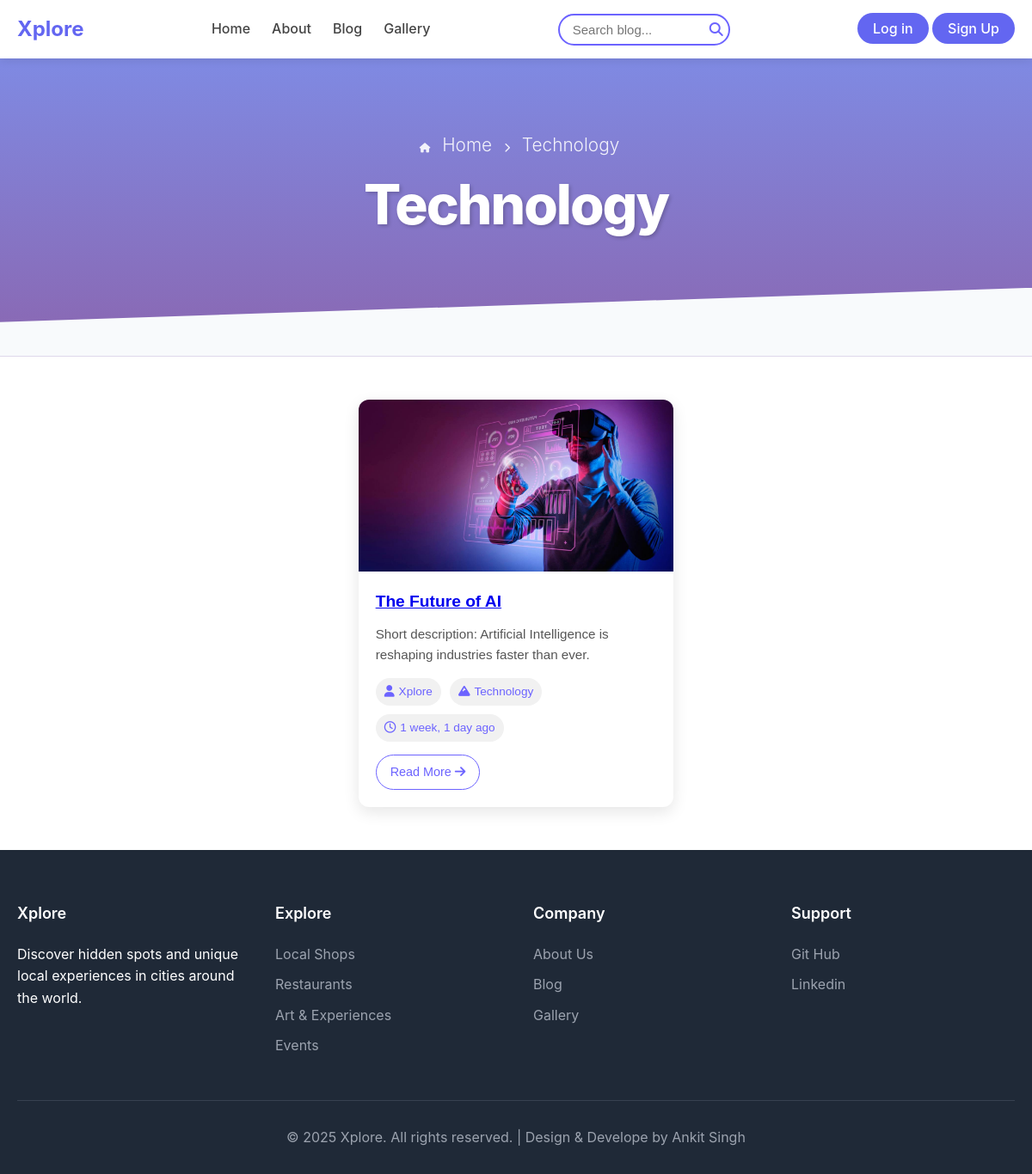
The page /blog/21/ on the database its author committed.
### website/models.py (models this page shows, shortened)
class Header(models.Model):
    logo_text = models.CharField(max_length=100, default="Xplore")
    url = models.URLField(max_length=200)
    show_login = models.BooleanField(default=True)
    show_signup = models.BooleanField(default=True)

class NavLink(models.Model):
    name = models.CharField(max_length=100)
    url = models.URLField(max_length=200)

class FooterBrand(models.Model):
    brand_name = models.CharField(max_length=100, default="Xplore")
    description = models.TextField(
        blank=True, null=True
    )  # Example: "Discover hidden spots ..."
    year = models.IntegerField(default=2025)
    tagline = models.CharField(
        max_length=255, blank=True, null=True
    )  # Example: "Made with  for local discovery"

class FooterSection(models.Model):
    title = models.CharField(max_length=100)  # Example: "Explore", "Company"

class FooterLink(models.Model):
    section = models.ForeignKey(
        FooterSection, on_delete=models.CASCADE, related_name="links"
    )
    name = models.CharField(max_length=100)  # Example: "Local Shops", "About Us"
    url = models.URLField(max_length=300)

### blog/models.py (models this page shows, shortened)
class Category(models.Model):
    category_name = models.CharField(max_length=50, unique=True)
    create_at = models.DateTimeField(auto_now_add=True)
    update_at = models.DateTimeField(auto_now_add=True)
    class Meta:
        verbose_name_plural = "Categories"
    def __str__(self):
        return self.category_name

class Blog(models.Model):
    title = models.CharField(max_length=100, unique=True)
    slug = models.SlugField(unique=True, blank=True)
    category = models.ForeignKey(Category, on_delete=models.CASCADE)
    author = models.ForeignKey(User, on_delete=models.CASCADE)
    blog_image = models.ImageField(upload_to="upload/%y/%m/%d")
    short_description = models.TextField(max_length=200)
    blog_body = models.TextField(max_length=300000)
    status = models.CharField(choices=STATUS_CHOICE, default="draft")
    is_featured = models.BooleanField(default=False)
    create_at = models.DateTimeField(auto_now_add=True)
    update_at = models.DateTimeField(auto_now_add=True)
    class Meta:
        verbose_name_plural = "Blogs"

### blog/views.py (the view)
# urls.py: path("<int:category_id>/", views.posts_by_category, name="posts_by_category"),
def posts_by_category(request, category_id):
    posts = Blog.objects.filter(status="published", category=category_id)
    category = get_object_or_404(Category, pk=category_id)
    context = {"posts": posts, "category": category}
    return render(request, "posts_by_category.html", context)

### blog/context_processors.py (called while the page is built)
def get_categories(request):
    categories = Category.objects.all()
    return dict(categories=categories)

### website/context_processors.py (called while the page is built)
def common_data(request):
    return {
        "header_key": Header.objects.first(),
        "nav_key": NavLink.objects.all(),
        "brand": FooterBrand.objects.first(),
        "sections": FooterSection.objects.prefetch_related("links").all(),
    }

### blog/templates/posts_by_category.html (shortened to what this page needs)
{% extends "base.html" %}
{% load static %}
{% block content %}
<section class="blog-hero-section">
   <p class="blog-breadcrumb">
      <i class="fas fa-home"></i> Home <i class="fas fa-chevron-right"></i> {{category.category_name}}
   </p>
   <h1>{{category.category_name}}</h1>
</section>
<section class="blog-section" id="homeBlogs">
   <div class="blog-container">
      <div class="blog-row">
         {% for blog_cad in posts %}
         <div class="blog-col">
            <div class="blog-card">
               <div class="blog-image-wrap">
                  <img src="{{ blog_cad.blog_image.url }}" alt="Himachal" class="blog-image">
               </div>
               <div class="blog-card-body">
                  <h5 class="blog-title"><a href="{% url 'blog-details' blog_cad.slug %}">{{ blog_cad.title }}</a></h5>
                  <p class="blog-text">{{ blog_cad.short_description | truncatewords:20 }}</p>
                  <div class="blog-meta">
                     <span class="blog-author"><i class="fa-solid fa-user"></i> {{ blog_cad.author }}</span>
                     <span class="blog-category"><i class="fa-solid fa-mountain"></i>  {{ blog_cad.category }}</span>
                     <span class="blog-time"><i class="fa-regular fa-clock"></i> {{ blog_cad.create_at | timesince }} ago</span>
                  </div>
                  <a href="{% url 'blog-details' blog_cad.slug %}" class="blog-read-more">Read More <i class="fa-solid fa-arrow-right"></i></a>
               </div>
            </div>
         </div>
         {% endfor %}
      </div>
   </div>
</section>
{% endblock %}

### website/templates/partial/header.html (shortened to what this page needs)
<header class="site-header">
  <nav class="site-nav">
    <div class="site-logo">
      <a href="{{ header_key.url }}">{{ header_key.logo_text }}</a>
    </div>
    <ul class="site-nav-links" id="navMenu">
      {% for link in nav_key %}
      <li><a href="{{ link.url }}">{{ link.name }}</a></li>
      {% endfor %}
    </ul>
    <div class="site-search">
      <form method="GET" action="{% url 'search'%}">
        <input type="search" name="keyword" placeholder="Search blog..." required />
        <button type="submit" class="search-btn">
          <i class="fas fa-search"></i>
        </button>
      </form>
    </div>
    <div class="site-buttons">
      {% if not user.is_authenticated %}
      <a href="{% url 'login' %}" class="btn btn-primary">Log in</a>
      <a href="{% url 'signup' %}" class="btn btn-primary">Sign Up</a>
      {% else %}
      <span><a href="{% url 'dashboard' %}">Dashboard</a></span>
      <span><a href="{% url 'logout' %}">logout</a></span>
      {% endif %}
    </div>
  </nav>
</header>

### website/templates/partial/fotter.html
<footer class="footer">
    <div class="container">
        <div class="footer-content">
            <div class="footer-section">
                <h3>{{ brand.brand_name }}</h3>
                <p>{{ brand.description }}</p>
            </div>
            {% for section in sections %}
            <div class="footer-section">
                <h3>{{ section.title }}</h3>
                <ul>
                    {% for link in section.links.all %}
                    <li><a href="{{ link.url }}">{{ link.name }}</a></li>
                    {% endfor %}
                </ul>
            </div>
            {% endfor %}
        </div>
        <div class="footer-bottom">
            <p>&copy; {{ brand.year }} {{ brand.brand_name }}. All rights reserved. | {{ brand.tagline }}</p>
        </div>
    </div>
</footer>

### website/static/web_css/style.css (style rules this page uses)
* { margin: 0; padding: 0; box-sizing: border-box; }
body { font-family: 'Inter', -apple-system, BlinkMacSystemFont, 'Segoe UI', Roboto, sans-; line-height: 1.6; color: #333; }
.container { max-width: 1200px; margin: 0 auto; padding: 0 20px; }
.site-header { background: #fff; padding: 15px 0; box-shadow: 0 2px 10px rgba(0, 0, 0, 0.1); position: fixed; width: 100%; top: 0; z-index: 1000; }
.site-nav { max-width: 1200px; margin: 0 auto; padding: 0 20px; display: flex; align-items: center; justify-content: space-between; flex-wrap: wrap; }
.site-logo a { font-size: 24px; font-weight: 700; color: #6366f1; text-decoration: none; }
.site-nav-links { display: flex; list-style: none; gap: 25px; }
.site-nav-links li a { text-decoration: none; color: #444; font-weight: 500; transition: color 0.3s ease; }
.site-search { position: relative; max-width: 200px; width: 100%; }
.site-search form { position: relative; width: 100%; }
.site-search input { width: 100%; padding: 8px 38px 8px 15px; border: 2px solid #6c63ff; border-radius: 25px; outline: none; font-size: 15px; transition: all 0.3s ease; }
.site-search .search-btn { position: absolute; right: 8px; top: 50%; transform: translateY(-50%); background: none; border: none; cursor: pointer; padding: 0; }
.site-search .search-btn i { color: #6c63ff; font-size: 16px; transition: color 0.3s ease; }
.site-buttons a { background: #6366f1; color: #fff; padding: 8px 18px; border-radius: 25px; text-decoration: none; font-weight: 500; transition: background 0.3s ease; }
.btn { padding: 10px 20px; border-radius: 25px; text-decoration: none; font-weight: 600; transition: all 0.3s; border: none; cursor: pointer; }
.btn-primary { background: linear-gradient(135deg, #6366f1, #8b5cf6); color: white; }
.blog-section { padding: 50px 20px; background-color: #ffffff; text-align: center; font-family: Arial, sans-serif; }
.blog-container { max-width: 1200px; margin: 0 auto; }
.blog-row { display: flex; flex-wrap: wrap; justify-content: center; gap: 30px; }
.blog-col { flex: 1 1 calc(33.333% - 20px); max-width: calc(33.333% - 20px); box-sizing: border-box; }
.blog-card { background-color: #fff; border-radius: 12px; overflow: hidden; box-shadow: 0 6px 18px rgba(0,0,0,0.1); transition: transform 0.3s ease, box-shadow 0.3s ease; }
.blog-image-wrap { width: 100%; height: 200px; overflow: hidden; }
.blog-image { width: 100%; height: 100%; object-fit: cover; display: block; }
.blog-card-body { padding: 20px; text-align: left; }
.blog-title { font-size: 1.2rem; font-weight: 600; color: #222; margin-bottom: 10px; }
.blog-text { font-size: 0.95rem; color: #555; margin-bottom: 15px; }
.blog-meta { display: flex; flex-wrap: wrap; gap: 10px; font-size: 0.85rem; margin-bottom: 15px; }
.blog-meta span { background-color: #f1f1f1; padding: 5px 10px; border-radius: 20px; display: flex; align-items: center; gap: 5px; color: #6c63ff; }
.blog-meta i { color: #6c63ff; }
.blog-read-more { display: inline-block; padding: 8px 16px; font-size: 0.9rem; color: #6c63ff; border: 1px solid #6c63ff; border-radius: 25px; text-decoration: none; transition: background-color 0.3s ease, color 0.3s ease; }
.footer { background: #1f2937; color: white; padding: 60px 0 30px; }
.footer-content { display: grid; grid-template-columns: repeat(auto-fit, minmax(250px, 1fr)); gap: 40px; margin-bottom: 40px; }
.footer-section h3 { margin-bottom: 20px; font-size: 18px; font-weight: 600; }
.footer-section ul { list-style: none; }
.footer-section ul li { margin-bottom: 10px; }
.footer-section ul li a { color: #9ca3af; text-decoration: none; transition: color 0.3s; }
.footer-bottom { border-top: 1px solid #374151; padding-top: 30px; text-align: center; color: #9ca3af; }

### rows shown on the page
Header: logo_text "Xplore"
NavLink: name "Home"
NavLink: name "About"
NavLink: name "Blog"
NavLink: name "Gallery"
Category: category_name "Technology"
Blog: blog_image (picture), title "The Future of AI", short_description "Short description: Artificial Intelligence is reshaping industries faster than ever.", author "Xplore", category "Technology", create_at "1 week, 1 day"
FooterBrand: brand_name "Xplore", description "Discover hidden spots and unique local experiences in cities around the world.", year "2025", tagline "Design & Develope by Ankit Singh"
FooterSection: title "Explore"
FooterLink: name "Local Shops"
FooterLink: name "Restaurants"
FooterLink: name "Art & Experiences"
FooterLink: name "Events"
FooterSection: title "Company"
FooterLink: name "About Us"
FooterLink: name "Blog"
FooterLink: name "Gallery"
FooterSection: title "Support"
FooterLink: name "Git Hub"
FooterLink: name "Linkedin"
